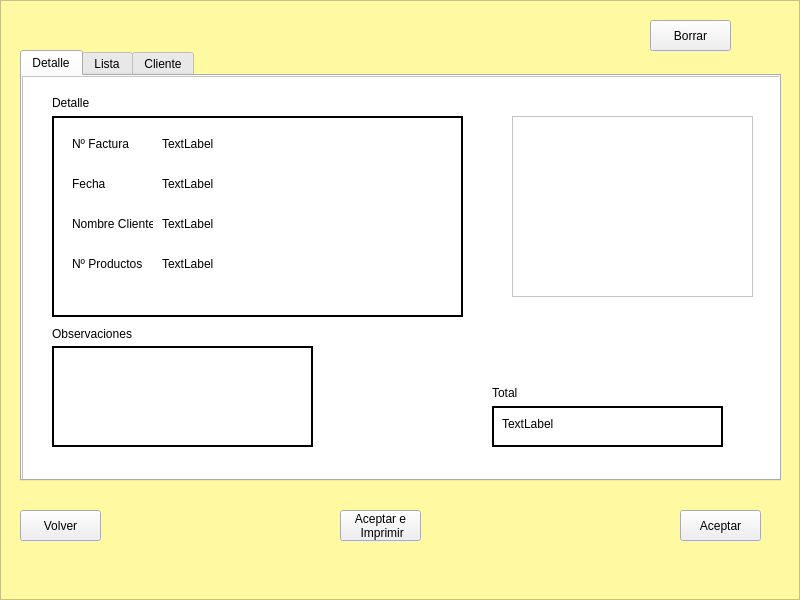
<?xml version="1.0" encoding="UTF-8"?>
<ui version="4.0">
 <class>Form</class>
 <widget class="QWidget" name="Form">
  <property name="geometry">
   <rect>
    <x>0</x>
    <y>0</y>
    <width>800</width>
    <height>600</height>
   </rect>
  </property>
  <property name="minimumSize">
   <size>
    <width>800</width>
    <height>600</height>
   </size>
  </property>
  <property name="maximumSize">
   <size>
    <width>800</width>
    <height>600</height>
   </size>
  </property>
  <property name="windowTitle">
   <string>Form</string>
  </property>
  <widget class="QFrame" name="frame">
   <property name="geometry">
    <rect>
     <x>0</x>
     <y>0</y>
     <width>800</width>
     <height>600</height>
    </rect>
   </property>
   <property name="minimumSize">
    <size>
     <width>800</width>
     <height>600</height>
    </size>
   </property>
   <property name="styleSheet">
    <string notr="true">QFrame{background-color:#fff9a2;}</string>
   </property>
   <property name="frameShape">
    <enum>QFrame::StyledPanel</enum>
   </property>
   <property name="frameShadow">
    <enum>QFrame::Raised</enum>
   </property>
   <widget class="QTabWidget" name="tabWidget">
    <property name="geometry">
     <rect>
      <x>20</x>
      <y>50</y>
      <width>761</width>
      <height>431</height>
     </rect>
    </property>
    <property name="styleSheet">
     <string notr="true">QFrame{background-color:white;}</string>
    </property>
    <property name="currentIndex">
     <number>0</number>
    </property>
    <widget class="QWidget" name="Detalle">
     <property name="autoFillBackground">
      <bool>false</bool>
     </property>
     <attribute name="title">
      <string>Detalle</string>
     </attribute>
     <widget class="QFrame" name="frame_2">
      <property name="geometry">
       <rect>
        <x>0</x>
        <y>0</y>
        <width>761</width>
        <height>411</height>
       </rect>
      </property>
      <property name="styleSheet">
       <string notr="true">QFrame{background-color:white;}</string>
      </property>
      <property name="frameShape">
       <enum>QFrame::StyledPanel</enum>
      </property>
      <property name="frameShadow">
       <enum>QFrame::Raised</enum>
      </property>
      <widget class="QFrame" name="frame_5">
       <property name="geometry">
        <rect>
         <x>30</x>
         <y>270</y>
         <width>261</width>
         <height>101</height>
        </rect>
       </property>
       <property name="styleSheet">
        <string notr="true">QFrame {
    border: 2px solid black;
}</string>
       </property>
       <property name="frameShape">
        <enum>QFrame::StyledPanel</enum>
       </property>
       <property name="frameShadow">
        <enum>QFrame::Raised</enum>
       </property>
       <widget class="QTextBrowser" name="textBrowser">
        <property name="geometry">
         <rect>
          <x>0</x>
          <y>0</y>
          <width>261</width>
          <height>101</height>
         </rect>
        </property>
       </widget>
      </widget>
      <widget class="QFrame" name="frame_6">
       <property name="geometry">
        <rect>
         <x>470</x>
         <y>330</y>
         <width>231</width>
         <height>41</height>
        </rect>
       </property>
       <property name="styleSheet">
        <string notr="true">QFrame {
    border: 2px solid black;
}</string>
       </property>
       <property name="frameShape">
        <enum>QFrame::StyledPanel</enum>
       </property>
       <property name="frameShadow">
        <enum>QFrame::Raised</enum>
       </property>
       <widget class="QLabel" name="label_19">
        <property name="geometry">
         <rect>
          <x>10</x>
          <y>10</y>
          <width>141</width>
          <height>16</height>
         </rect>
        </property>
        <property name="styleSheet">
         <string notr="true">QLabel{border:0px;}</string>
        </property>
        <property name="text">
         <string>TextLabel</string>
        </property>
       </widget>
      </widget>
      <widget class="QFrame" name="frame_7">
       <property name="geometry">
        <rect>
         <x>30</x>
         <y>40</y>
         <width>411</width>
         <height>201</height>
        </rect>
       </property>
       <property name="styleSheet">
        <string notr="true">QFrame {
    border: 2px solid black;
}</string>
       </property>
       <property name="frameShape">
        <enum>QFrame::StyledPanel</enum>
       </property>
       <property name="frameShadow">
        <enum>QFrame::Raised</enum>
       </property>
       <widget class="QLabel" name="label">
        <property name="geometry">
         <rect>
          <x>20</x>
          <y>20</y>
          <width>61</width>
          <height>16</height>
         </rect>
        </property>
        <property name="styleSheet">
         <string notr="true">QLabel{border:0px;}</string>
        </property>
        <property name="text">
         <string>Nº Factura</string>
        </property>
       </widget>
       <widget class="QLabel" name="label_2">
        <property name="geometry">
         <rect>
          <x>20</x>
          <y>60</y>
          <width>61</width>
          <height>16</height>
         </rect>
        </property>
        <property name="styleSheet">
         <string notr="true">QLabel{border:0px;}</string>
        </property>
        <property name="text">
         <string>Fecha</string>
        </property>
       </widget>
       <widget class="QLabel" name="label_3">
        <property name="geometry">
         <rect>
          <x>20</x>
          <y>100</y>
          <width>81</width>
          <height>16</height>
         </rect>
        </property>
        <property name="styleSheet">
         <string notr="true">QLabel{border:0px;}</string>
        </property>
        <property name="text">
         <string>Nombre Cliente</string>
        </property>
       </widget>
       <widget class="QLabel" name="label_5">
        <property name="geometry">
         <rect>
          <x>20</x>
          <y>140</y>
          <width>71</width>
          <height>16</height>
         </rect>
        </property>
        <property name="styleSheet">
         <string notr="true">QLabel{border:0px;}</string>
        </property>
        <property name="text">
         <string>Nº Productos</string>
        </property>
       </widget>
       <widget class="QLabel" name="labelFactura">
        <property name="geometry">
         <rect>
          <x>110</x>
          <y>20</y>
          <width>141</width>
          <height>16</height>
         </rect>
        </property>
        <property name="styleSheet">
         <string notr="true">QLabel{border:0px;}</string>
        </property>
        <property name="text">
         <string>TextLabel</string>
        </property>
       </widget>
       <widget class="QLabel" name="labelFecha">
        <property name="geometry">
         <rect>
          <x>110</x>
          <y>60</y>
          <width>141</width>
          <height>16</height>
         </rect>
        </property>
        <property name="styleSheet">
         <string notr="true">QLabel{border:0px;}</string>
        </property>
        <property name="text">
         <string>TextLabel</string>
        </property>
       </widget>
       <widget class="QLabel" name="labelNombre">
        <property name="geometry">
         <rect>
          <x>110</x>
          <y>100</y>
          <width>131</width>
          <height>16</height>
         </rect>
        </property>
        <property name="styleSheet">
         <string notr="true">QLabel{border:0px;}</string>
        </property>
        <property name="text">
         <string>TextLabel</string>
        </property>
       </widget>
       <widget class="QLabel" name="labelNumero">
        <property name="geometry">
         <rect>
          <x>110</x>
          <y>140</y>
          <width>141</width>
          <height>16</height>
         </rect>
        </property>
        <property name="styleSheet">
         <string notr="true">QLabel{border:0px;}</string>
        </property>
        <property name="text">
         <string>TextLabel</string>
        </property>
       </widget>
      </widget>
      <widget class="QLabel" name="label_4">
       <property name="geometry">
        <rect>
         <x>30</x>
         <y>20</y>
         <width>46</width>
         <height>13</height>
        </rect>
       </property>
       <property name="text">
        <string>Detalle</string>
       </property>
      </widget>
      <widget class="QFrame" name="frame_8">
       <property name="geometry">
        <rect>
         <x>490</x>
         <y>40</y>
         <width>241</width>
         <height>181</height>
        </rect>
       </property>
       <property name="frameShape">
        <enum>QFrame::StyledPanel</enum>
       </property>
       <property name="frameShadow">
        <enum>QFrame::Raised</enum>
       </property>
      </widget>
      <widget class="QLabel" name="label_6">
       <property name="geometry">
        <rect>
         <x>30</x>
         <y>250</y>
         <width>81</width>
         <height>16</height>
        </rect>
       </property>
       <property name="text">
        <string>Observaciones</string>
       </property>
      </widget>
      <widget class="QLabel" name="label_7">
       <property name="geometry">
        <rect>
         <x>470</x>
         <y>310</y>
         <width>46</width>
         <height>13</height>
        </rect>
       </property>
       <property name="text">
        <string>Total</string>
       </property>
      </widget>
     </widget>
    </widget>
    <widget class="QWidget" name="Lista">
     <attribute name="title">
      <string>Lista</string>
     </attribute>
     <widget class="QFrame" name="frame_4">
      <property name="geometry">
       <rect>
        <x>0</x>
        <y>0</y>
        <width>761</width>
        <height>411</height>
       </rect>
      </property>
      <property name="frameShape">
       <enum>QFrame::StyledPanel</enum>
      </property>
      <property name="frameShadow">
       <enum>QFrame::Raised</enum>
      </property>
      <widget class="QTableWidget" name="tableWidget">
       <property name="geometry">
        <rect>
         <x>0</x>
         <y>0</y>
         <width>761</width>
         <height>411</height>
        </rect>
       </property>
       <column>
        <property name="text">
         <string>albaran</string>
        </property>
       </column>
       <column>
        <property name="text">
         <string>producto</string>
        </property>
       </column>
       <column>
        <property name="text">
         <string>cantidad</string>
        </property>
       </column>
       <column>
        <property name="text">
         <string>producto</string>
        </property>
       </column>
       <column>
        <property name="text">
         <string>precio</string>
        </property>
       </column>
       <column>
        <property name="text">
         <string>subtotal</string>
        </property>
       </column>
      </widget>
     </widget>
    </widget>
    <widget class="QWidget" name="Cliente">
     <attribute name="title">
      <string>Cliente</string>
     </attribute>
     <widget class="QFrame" name="frame_3">
      <property name="geometry">
       <rect>
        <x>0</x>
        <y>0</y>
        <width>761</width>
        <height>411</height>
       </rect>
      </property>
      <property name="styleSheet">
       <string notr="true">QFrame{background-color:white;}</string>
      </property>
      <property name="frameShape">
       <enum>QFrame::StyledPanel</enum>
      </property>
      <property name="frameShadow">
       <enum>QFrame::Raised</enum>
      </property>
      <widget class="QFrame" name="frame_9">
       <property name="geometry">
        <rect>
         <x>420</x>
         <y>120</y>
         <width>321</width>
         <height>111</height>
        </rect>
       </property>
       <property name="frameShape">
        <enum>QFrame::StyledPanel</enum>
       </property>
       <property name="frameShadow">
        <enum>QFrame::Raised</enum>
       </property>
      </widget>
      <widget class="QFrame" name="frame_10">
       <property name="geometry">
        <rect>
         <x>30</x>
         <y>30</y>
         <width>371</width>
         <height>321</height>
        </rect>
       </property>
       <property name="styleSheet">
        <string notr="true">QFrame {
    border: 2px solid black;
}</string>
       </property>
       <property name="frameShape">
        <enum>QFrame::StyledPanel</enum>
       </property>
       <property name="frameShadow">
        <enum>QFrame::Raised</enum>
       </property>
       <widget class="QLabel" name="label_8">
        <property name="geometry">
         <rect>
          <x>20</x>
          <y>20</y>
          <width>61</width>
          <height>16</height>
         </rect>
        </property>
        <property name="styleSheet">
         <string notr="true">QLabel{border:0px;}</string>
        </property>
        <property name="text">
         <string>Nº Cliente</string>
        </property>
       </widget>
       <widget class="QLabel" name="label_9">
        <property name="geometry">
         <rect>
          <x>20</x>
          <y>60</y>
          <width>61</width>
          <height>16</height>
         </rect>
        </property>
        <property name="styleSheet">
         <string notr="true">QLabel{border:0px;}</string>
        </property>
        <property name="text">
         <string>Nombre</string>
        </property>
       </widget>
       <widget class="QLabel" name="label_10">
        <property name="geometry">
         <rect>
          <x>20</x>
          <y>100</y>
          <width>81</width>
          <height>16</height>
         </rect>
        </property>
        <property name="styleSheet">
         <string notr="true">QLabel{border:0px;}</string>
        </property>
        <property name="text">
         <string>Direccion</string>
        </property>
       </widget>
       <widget class="QLabel" name="label_18">
        <property name="geometry">
         <rect>
          <x>20</x>
          <y>140</y>
          <width>71</width>
          <height>16</height>
         </rect>
        </property>
        <property name="styleSheet">
         <string notr="true">QLabel{border:0px;}</string>
        </property>
        <property name="text">
         <string>DNI/CIF</string>
        </property>
       </widget>
       <widget class="QLabel" name="labelNumeroCliente">
        <property name="geometry">
         <rect>
          <x>110</x>
          <y>20</y>
          <width>141</width>
          <height>16</height>
         </rect>
        </property>
        <property name="styleSheet">
         <string notr="true">QLabel{border:0px;}</string>
        </property>
        <property name="text">
         <string>TextLabel</string>
        </property>
       </widget>
       <widget class="QLabel" name="labelNombreCliente">
        <property name="geometry">
         <rect>
          <x>110</x>
          <y>60</y>
          <width>141</width>
          <height>16</height>
         </rect>
        </property>
        <property name="styleSheet">
         <string notr="true">QLabel{border:0px;}</string>
        </property>
        <property name="text">
         <string>TextLabel</string>
        </property>
       </widget>
       <widget class="QLabel" name="labelDireccion">
        <property name="geometry">
         <rect>
          <x>110</x>
          <y>100</y>
          <width>131</width>
          <height>16</height>
         </rect>
        </property>
        <property name="styleSheet">
         <string notr="true">QLabel{border:0px;}</string>
        </property>
        <property name="text">
         <string>TextLabel</string>
        </property>
       </widget>
       <widget class="QLabel" name="labelDNI">
        <property name="geometry">
         <rect>
          <x>110</x>
          <y>140</y>
          <width>141</width>
          <height>16</height>
         </rect>
        </property>
        <property name="styleSheet">
         <string notr="true">QLabel{border:0px;}</string>
        </property>
        <property name="text">
         <string>TextLabel</string>
        </property>
       </widget>
       <widget class="QLabel" name="label_20">
        <property name="geometry">
         <rect>
          <x>20</x>
          <y>180</y>
          <width>71</width>
          <height>16</height>
         </rect>
        </property>
        <property name="styleSheet">
         <string notr="true">QLabel{border:0px;}</string>
        </property>
        <property name="text">
         <string>Ciudad</string>
        </property>
       </widget>
       <widget class="QLabel" name="labelCiudad">
        <property name="geometry">
         <rect>
          <x>110</x>
          <y>180</y>
          <width>141</width>
          <height>16</height>
         </rect>
        </property>
        <property name="styleSheet">
         <string notr="true">QLabel{border:0px;}</string>
        </property>
        <property name="text">
         <string>TextLabel</string>
        </property>
       </widget>
       <widget class="QLabel" name="label_21">
        <property name="geometry">
         <rect>
          <x>20</x>
          <y>220</y>
          <width>71</width>
          <height>16</height>
         </rect>
        </property>
        <property name="styleSheet">
         <string notr="true">QLabel{border:0px;}</string>
        </property>
        <property name="text">
         <string>Pais</string>
        </property>
       </widget>
       <widget class="QLabel" name="labelPais">
        <property name="geometry">
         <rect>
          <x>110</x>
          <y>220</y>
          <width>141</width>
          <height>16</height>
         </rect>
        </property>
        <property name="styleSheet">
         <string notr="true">QLabel{border:0px;}</string>
        </property>
        <property name="text">
         <string>TextLabel</string>
        </property>
       </widget>
       <widget class="QLabel" name="label_22">
        <property name="geometry">
         <rect>
          <x>20</x>
          <y>260</y>
          <width>71</width>
          <height>16</height>
         </rect>
        </property>
        <property name="styleSheet">
         <string notr="true">QLabel{border:0px;}</string>
        </property>
        <property name="text">
         <string>Codigo Postal</string>
        </property>
       </widget>
       <widget class="QLabel" name="labelCP">
        <property name="geometry">
         <rect>
          <x>110</x>
          <y>260</y>
          <width>141</width>
          <height>16</height>
         </rect>
        </property>
        <property name="styleSheet">
         <string notr="true">QLabel{border:0px;}</string>
        </property>
        <property name="text">
         <string>TextLabel</string>
        </property>
       </widget>
      </widget>
     </widget>
    </widget>
   </widget>
   <widget class="QPushButton" name="buttonBorrar">
    <property name="geometry">
     <rect>
      <x>650</x>
      <y>20</y>
      <width>81</width>
      <height>31</height>
     </rect>
    </property>
    <property name="text">
     <string>Borrar</string>
    </property>
   </widget>
   <widget class="QPushButton" name="buttonVolver">
    <property name="geometry">
     <rect>
      <x>20</x>
      <y>510</y>
      <width>81</width>
      <height>31</height>
     </rect>
    </property>
    <property name="text">
     <string>Volver</string>
    </property>
   </widget>
   <widget class="QPushButton" name="buttonImprimir">
    <property name="geometry">
     <rect>
      <x>340</x>
      <y>510</y>
      <width>81</width>
      <height>31</height>
     </rect>
    </property>
    <property name="text">
     <string>Aceptar e 
 Imprimir</string>
    </property>
   </widget>
   <widget class="QPushButton" name="buttonAceptar">
    <property name="geometry">
     <rect>
      <x>680</x>
      <y>510</y>
      <width>81</width>
      <height>31</height>
     </rect>
    </property>
    <property name="text">
     <string>Aceptar</string>
    </property>
   </widget>
  </widget>
 </widget>
 <resources/>
 <connections>
  <connection>
   <sender>buttonBorrar</sender>
   <signal>clicked()</signal>
   <receiver>Form</receiver>
   <slot>lazarBorrarFactura()</slot>
   <hints>
    <hint type="sourcelabel">
     <x>693</x>
     <y>35</y>
    </hint>
    <hint type="destinationlabel">
     <x>639</x>
     <y>-15</y>
    </hint>
   </hints>
  </connection>
  <connection>
   <sender>buttonVolver</sender>
   <signal>clicked()</signal>
   <receiver>Form</receiver>
   <slot>lazarCancelar()</slot>
   <hints>
    <hint type="sourcelabel">
     <x>64</x>
     <y>517</y>
    </hint>
    <hint type="destinationlabel">
     <x>123</x>
     <y>-13</y>
    </hint>
   </hints>
  </connection>
  <connection>
   <sender>buttonImprimir</sender>
   <signal>clicked()</signal>
   <receiver>Form</receiver>
   <slot>lazarImprimir()</slot>
   <hints>
    <hint type="sourcelabel">
     <x>387</x>
     <y>530</y>
    </hint>
    <hint type="destinationlabel">
     <x>385</x>
     <y>-13</y>
    </hint>
   </hints>
  </connection>
  <connection>
   <sender>buttonAceptar</sender>
   <signal>clicked()</signal>
   <receiver>Form</receiver>
   <slot>lazarAceptar()</slot>
   <hints>
    <hint type="sourcelabel">
     <x>713</x>
     <y>535</y>
    </hint>
    <hint type="destinationlabel">
     <x>503</x>
     <y>-18</y>
    </hint>
   </hints>
  </connection>
 </connections>
 <slots>
  <slot>lazarBorrarFactura()</slot>
  <slot>lazarCancelar()</slot>
  <slot>lazarAceptar()</slot>
  <slot>lazarImprimir()</slot>
 </slots>
</ui>
